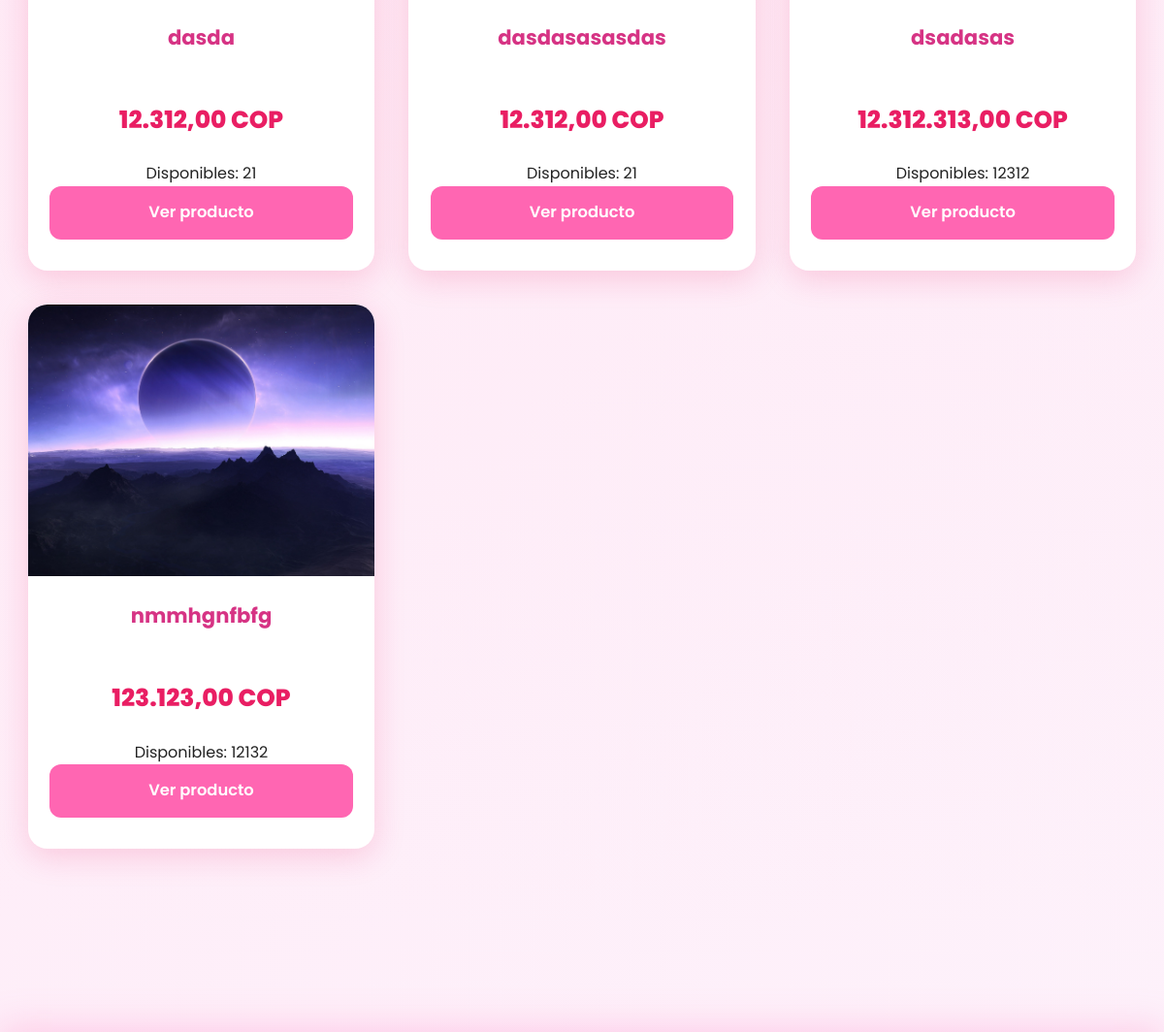
The page /catalogo/ (middle part) on the database as committed earlier.
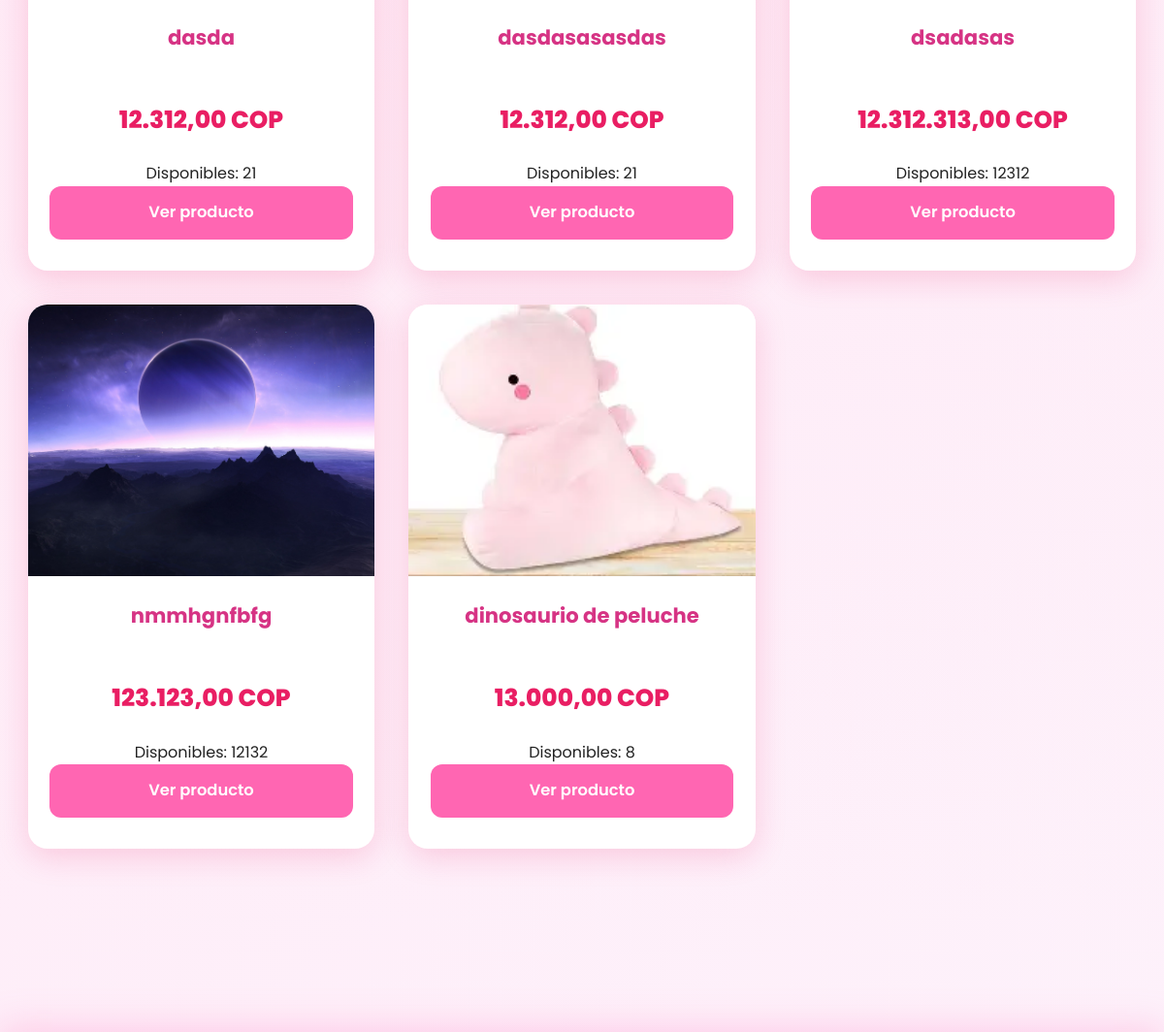
The same page on the database as committed later.
### productos/models.py (models this page shows, shortened)
class Producto(models.Model):
    categoria = models.ForeignKey(Categoria, on_delete=models.PROTECT, related_name="productos")
    nombre = models.CharField(max_length=200)
    descripcion = models.TextField(blank=True, null=True)
    precio = models.DecimalField(max_digits=10, decimal_places=2)
    stock = models.PositiveIntegerField(default=0)
    imagen = models.ImageField(upload_to="productos/", blank=True, null=True)
    activo = models.BooleanField(default=True)
    creado = models.DateTimeField(auto_now_add=True)
    actualizado = models.DateTimeField(auto_now=True)
    class Meta:
        verbose_name = "Producto"
        verbose_name_plural = "Productos"

### productos/views.py (the view)
# urls.py: path("catalogo/", views.catalogo, name="catalogo"),
def catalogo(request):
    categorias = Categoria.objects.all()
    productos = Producto.objects.filter(activo=True)
    return render(request, "catalogo.html", {
        "categorias": categorias,
        "productos": productos,
    })

### templates/catalogo.html (shortened to what this page needs)
{% extends 'base.html' %}
{% load static %}
{% block content %}
{% load humanize %}
<link rel="stylesheet" href="{% static 'css/catalogo.css' %}">
<div class="contenedor-productos">
    {% if productos %}
        <div class="grid-productos">
            {% for producto in productos %}
                <div class="tarjeta-producto">
                    <div class="imagen-contenedor">
                        <img src="{{ producto.imagen.url }}" alt="{{ producto.nombre }}">
                    </div>
                    <div class="info-producto">
                        <h3>{{ producto.nombre }}</h3>
                        <p class="precio">{{ producto.precio|intcomma }} COP</p>
                        {% if producto.stock > 0 %}
                            <p class="stock">Disponibles: {{ producto.stock }}</p>
                        {% else %}
                            <p class="sin-stock">Agotado</p>
                        {% endif %}
                        <a href="{% url 'productos:producto_detalle' producto.id %}" class="boton-ver">
                            Ver producto
                        </a>
                    </div>
                </div>
            {% endfor %}
        </div>
    {% else %}
        <div class="sin-productos">
            <p>Por el momento no hay productos en el catálogo.</p>
            <p>Vuelve pronto, ¡estamos agregando cosas nuevas! 🌸</p>
        </div>
    {% endif %}
</div>
{% endblock %}

Rows that differ between the two databases and show on the page:
added Producto: imagen (picture), nombre "dinosaurio de peluche", precio "13.000,00", stock "8"
